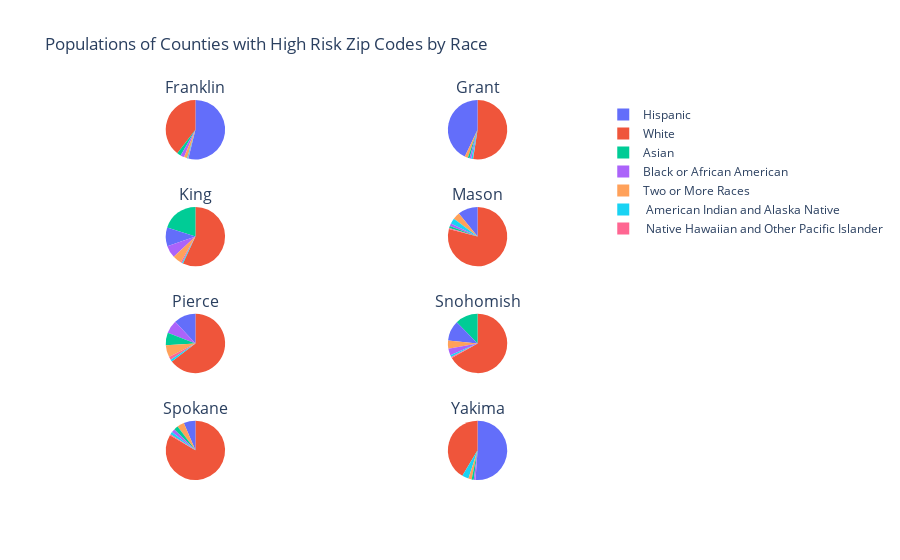

This figure's notebook cell:
### Code cell
pies.add_trace(go.Pie(labels=labels, values=[38409,  1973,   482,  2102,   200, 52240,  1670], name='Franklin'), 1, 1)
pies.add_trace(go.Pie(labels=labels, values=[52080,   931,   860,   950,   140, 42682,  1722], name='Grant'), 1, 2)
pies.add_trace(go.Pie(labels=labels, values=[1293953,  152734,   13090,  456352,   17708,  230889,  107845], name='King'), 2, 1)
pies.add_trace(go.Pie(labels=labels, values=[52239,   898,  2005,   836,   313,  7179,  2558], name='Mason'), 2, 2)

pies.add_trace(go.Pie(labels=labels, values=[596274,  66213,  10567,  63526,  15110, 109959,  61179], name='Pierce'), 3, 1)
pies.add_trace(go.Pie(labels=labels, values=[553800,  30510,   8630, 102433,   5028,  91517,  37413], name='Snohomish'), 3, 2)
pies.add_trace(go.Pie(labels=labels, values=[451633,  10205,   7576,  12610,   3225,  34603,  20848], name='Spokane'), 4, 1)
pies.add_trace(go.Pie(labels=labels, values=[106301,   2197,   9223,   2976,    211, 131130,   4495], name='Yakima'), 4, 2)

pies.update_traces(hoverinfo='label+percent+name', textinfo='none')
pies.update(layout_title_text='Populations of Counties with High Risk Zip Codes by Race',
           layout_showlegend=True)

pies = go.Figure(pies)
pies.show()

### Figure 1 — Plotly figure (JSON) as saved in the notebook; plotly's stock layout.template omitted (floating-point values rounded to 4 significant figures)
{"data": [{"domain": {"x": [0, 0.45], "y": [0.8438, 1]}, "hoverinfo": "label+percent+name", "labels": ["White", "Black or African American", " American Indian and Alaska Native", "Asian", " Native Hawaiian and Other Pacific Islander", "Hispanic", "Two or More Races"], "name": "Franklin", "textinfo": "none", "type": "pie", "values": [38409, 1973, 482, 2102, 200, 52240, 1670]}, {"domain": {"x": [0.55, 1], "y": [0.8438, 1]}, "hoverinfo": "label+percent+name", "labels": ["White", "Black or African American", " American Indian and Alaska Native", "Asian", " Native Hawaiian and Other Pacific Islander", "Hispanic", "Two or More Races"], "name": "Grant", "textinfo": "none", "type": "pie", "values": [52080, 931, 860, 950, 140, 42682, 1722]}, {"domain": {"x": [0, 0.45], "y": [0.5625, 0.7188]}, "hoverinfo": "label+percent+name", "labels": ["White", "Black or African American", " American Indian and Alaska Native", "Asian", " Native Hawaiian and Other Pacific Islander", "Hispanic", "Two or More Races"], "name": "King", "textinfo": "none", "type": "pie", "values": [1293953, 152734, 13090, 456352, 17708, 230889, 107845]}, {"domain": {"x": [0.55, 1], "y": [0.5625, 0.7188]}, "hoverinfo": "label+percent+name", "labels": ["White", "Black or African American", " American Indian and Alaska Native", "Asian", " Native Hawaiian and Other Pacific Islander", "Hispanic", "Two or More Races"], "name": "Mason", "textinfo": "none", "type": "pie", "values": [52239, 898, 2005, 836, 313, 7179, 2558]}, {"domain": {"x": [0, 0.45], "y": [0.2812, 0.4375]}, "hoverinfo": "label+percent+name", "labels": ["White", "Black or African American", " American Indian and Alaska Native", "Asian", " Native Hawaiian and Other Pacific Islander", "Hispanic", "Two or More Races"], "name": "Pierce", "textinfo": "none", "type": "pie", "values": [596274, 66213, 10567, 63526, 15110, 109959, 61179]}, {"domain": {"x": [0.55, 1], "y": [0.2812, 0.4375]}, "hoverinfo": "label+percent+name", "labels": ["White", "Black or African American", " American Indian and Alaska Native", "Asian", " Native Hawaiian and Other Pacific Islander", "Hispanic", "Two or More Races"], "name": "Snohomish", "textinfo": "none", "type": "pie", "values": [553800, 30510, 8630, 102433, 5028, 91517, 37413]}, {"domain": {"x": [0, 0.45], "y": [0, 0.1562]}, "hoverinfo": "label+percent+name", "labels": ["White", "Black or African American", " American Indian and Alaska Native", "Asian", " Native Hawaiian and Other Pacific Islander", "Hispanic", "Two or More Races"], "name": "Spokane", "textinfo": "none", "type": "pie", "values": [451633, 10205, 7576, 12610, 3225, 34603, 20848]}, {"domain": {"x": [0.55, 1], "y": [0, 0.1562]}, "hoverinfo": "label+percent+name", "labels": ["White", "Black or African American", " American Indian and Alaska Native", "Asian", " Native Hawaiian and Other Pacific Islander", "Hispanic", "Two or More Races"], "name": "Yakima", "textinfo": "none", "type": "pie", "values": [106301, 2197, 9223, 2976, 211, 131130, 4495]}], "layout": {"annotations": [{"font": {"size": 16}, "showarrow": false, "text": "Franklin", "x": 0.225, "xanchor": "center", "xref": "paper", "y": 1, "yanchor": "bottom", "yref": "paper"}, {"font": {"size": 16}, "showarrow": false, "text": "Grant", "x": 0.775, "xanchor": "center", "xref": "paper", "y": 1, "yanchor": "bottom", "yref": "paper"}, {"font": {"size": 16}, "showarrow": false, "text": "King", "x": 0.225, "xanchor": "center", "xref": "paper", "y": 0.7188, "yanchor": "bottom", "yref": "paper"}, {"font": {"size": 16}, "showarrow": false, "text": "Mason", "x": 0.775, "xanchor": "center", "xref": "paper", "y": 0.7188, "yanchor": "bottom", "yref": "paper"}, {"font": {"size": 16}, "showarrow": false, "text": "Pierce", "x": 0.225, "xanchor": "center", "xref": "paper", "y": 0.4375, "yanchor": "bottom", "yref": "paper"}, {"font": {"size": 16}, "showarrow": false, "text": "Snohomish", "x": 0.775, "xanchor": "center", "xref": "paper", "y": 0.4375, "yanchor": "bottom", "yref": "paper"}, {"font": {"size": 16}, "showarrow": false, "text": "Spokane", "x": 0.225, "xanchor": "center", "xref": "paper", "y": 0.1562, "yanchor": "bottom", "yref": "paper"}, {"font": {"size": 16}, "showarrow": false, "text": "Yakima", "x": 0.775, "xanchor": "center", "xref": "paper", "y": 0.1562, "yanchor": "bottom", "yref": "paper"}], "autosize": true, "showlegend": true, "title": {"text": "Populations of Counties with High Risk Zip Codes by Race"}}}
